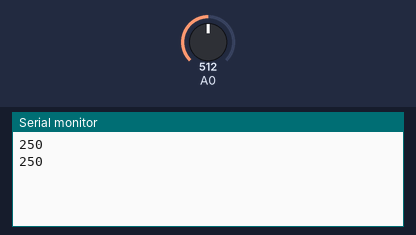
A sketch run on a simulated Arduino Uno, built with avr-gcc and run on an emulated ATmega328P. Shown: the last lines printed to the serial monitor. Inputs (shaded band) come from the test bench; at power-on: A0 = 512.

Above: at 4.3 s.
4.4 s: A0 set to 716
At 7.4 s:
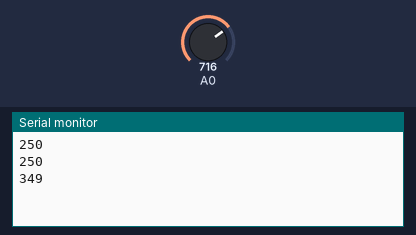
8.9 s: A0 set to 900
At 12.0 s:
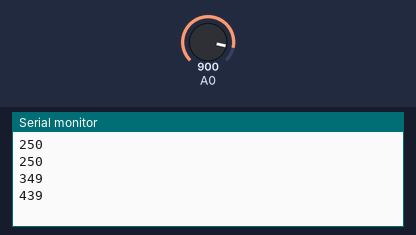
Timing chart, 0 to 13.5 s (numbered marks = the images above; inputs shaded):
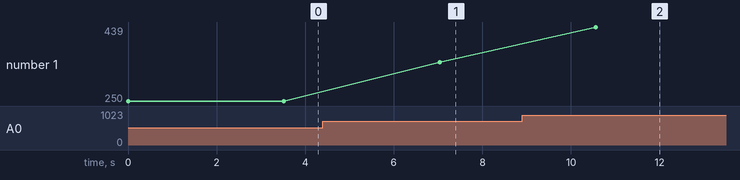

Measured:
- after the input at 4.4 s, the serial monitor: prints a new line after 2.6 s (image 1)
- after the input at 8.9 s, the serial monitor: prints a new line after 1.7 s (image 2)
- plotted number 1: 250 → 349 after the input at 4.4 s, 349 → 439 after the input at 8.9 s

The sketch:

one_node_xbee.ino
```cpp
#include <SoftwareSerial.h>

SoftwareSerial mySerial (4,5); // 4 --> Tx 5--> R

void setup () {
  Serial.begin(9600);
  mySerial.begin(9600);
}

void loop () {
  int myvalue=analogRead(A0) ;
  myvalue= myvalue*0.48828125;
  Serial.println(myvalue);

  int ch = 0x3FB + myvalue;
  byte checksum = ch;
  checksum = 0xFF - checksum;
  // 00 13 A2 00 41 9в 54 08
  byte data [] = {0x7E, 0x00, 0x0F, 0x10, 0x01, 0x00, 0x13, 0x2, 0x00, 0x41, 0x9B, 0x54, 0x08, 0xFF, 0xFE, 0x00, 0x00, myvalue, checksum};

  mySerial.write(data, 19);
  delay(3500);
}
```
